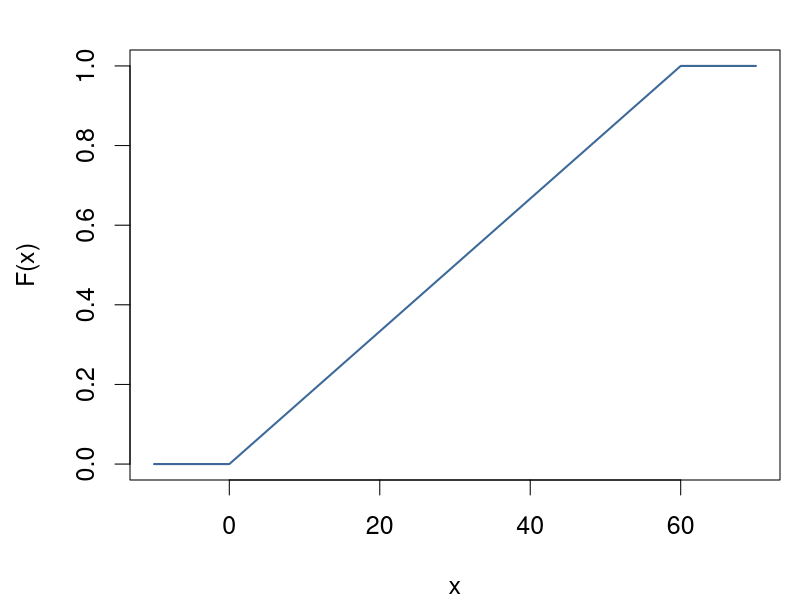

Write the R code that produced this figure.
# Gleichverteilung

a <- 0
b <- 60
unif.ts <- ts(punif(-10:70, a, b), start=-10, frequency=1)

par(mai=c(1.2,1.3,0.5,0.2), cex=1.5)
plot(unif.ts, type="l", xlim=c(-10,70), ylim=c(0,1),
     col=c("#3D6999"), lwd=2, xlab="x", ylab="F(x)")

